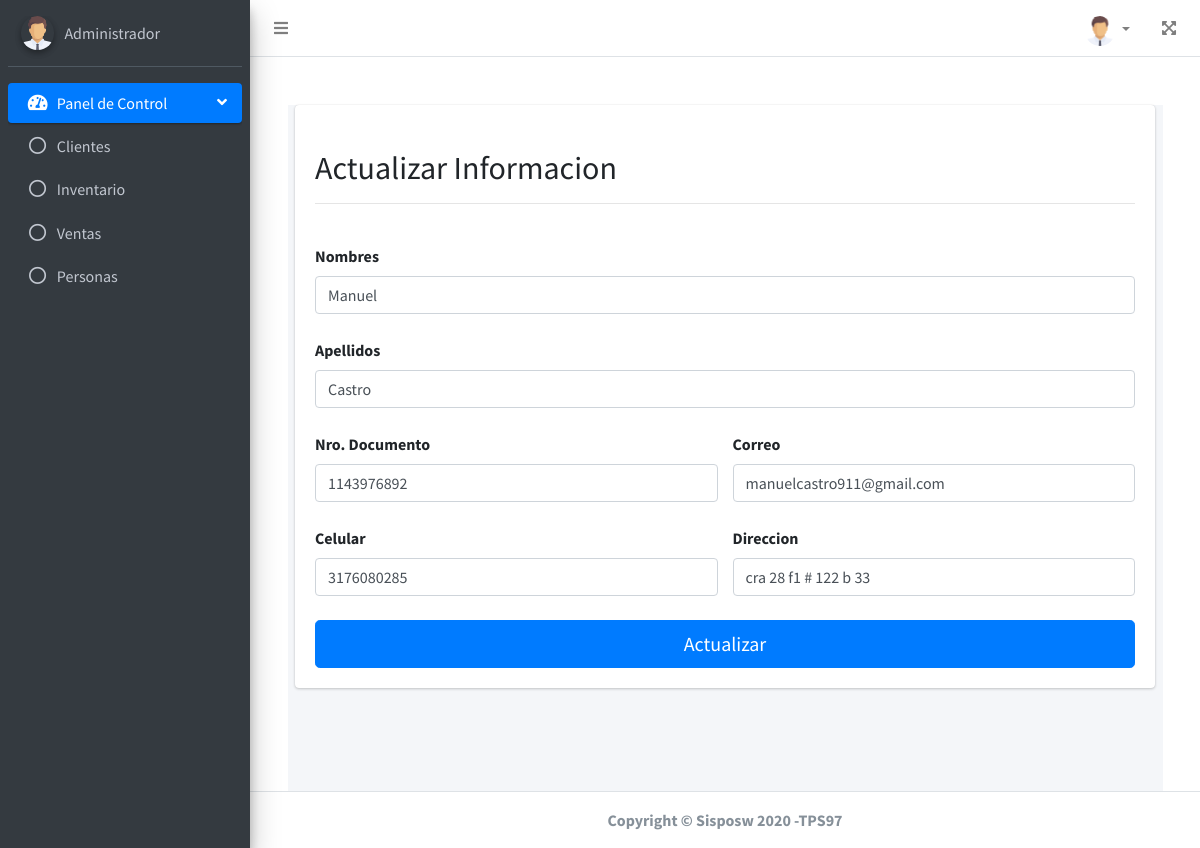
The app's page /administrador/perfil.php (signed in) with its own data.
### tables this page shows
CREATE TABLE `personas` (
  `id_persona` int(11) NOT NULL,
  `nombres` varchar(45) DEFAULT NULL,
  `apellidos` varchar(45) DEFAULT NULL,
  `nro_identificacion` int(11) NOT NULL,
  `direccion` varchar(45) NOT NULL,
  `celular` bigint(11) NOT NULL,
  `correo` varchar(60) NOT NULL
);

### control/conexion.php (called while the page is built, shortened)
<?php
	class Conexion {
		private $conectar;
		public function __construct() {
			$cadenaconexion = "mysql:hos=".servidor.";dbname=".bd.";charset=utf8";
			try {
			$this->conectar = new PDO($cadenaconexion,usuario,clave);
			$this->conectar->setAttribute(PDO::ATTR_ERRMODE, PDO::ERRMODE_EXCEPTION);
			} catch (PDOException $error) {
			}
		}
		public function conectar(){
			return $this->conectar;
		}
	}

### control/CtrlPersonas.php (called while the page is built, shortened)
<?php
require_once "conexion.php";
class CtrlPersonas extends Conexion
{
    private $conexion = null;
    function __construct()
    {
        $this->conexion = new Conexion();
        $this->conexion = $this->conexion->conectar();
    }
    public function buscarPersonaId(int $id)
    {
        $sql = "SELECT * FROM personas WHERE id_persona =?";
        $dato = array($id);
        $consulta = $this->conexion->prepare($sql);
        $consulta->execute($dato);
        $respuesta = $consulta->fetch(PDO::FETCH_ASSOC);
        return $respuesta;
    }
}

### administrador/perfil.php (the view, shortened to what this page needs)
<?php
require_once "../control/CtrlPersonas.php";
$controlpersona = new CtrlPersonas();
if (!isset($_SESSION['login'])) {
    header("location:login.php");
} else {
    $login = $_SESSION['login'];
    if ($login['tipo_usuario'] != 1) {
        header("location:administrador/index.php");
    } else {
        $id = $login['persona'];
        $datos = $controlpersona->buscarPersonaId($id);
    }
}
?>
<!DOCTYPE html>
<html lang="es">
<?php include "plantilla/cabecera.php" ?>
<body class="hold-transition sidebar-mini layout-fixed">
    <div class="wrapper">
        <?php include "plantilla/sidebar.php" ?>
        <div class="container">
    <br><br>
            <div class="content-wrapper">
                <div class="container-fluid">
                    <div class="row">
                        <div class="col-12">
                            <div class="card">
                                <div class="card-body">
                                    <form method="post">
                                        <br>
                                        <h2 class="display-5">Actualizar Informacion </h2>
                                        <hr>
                                        <br>
                                        <div class="row">
                                            <div class="col-md-12 mb-2">
                                                <div class="form-group">
                                                    <label for="nombres">Nombres</label>
                                                    <input class="form-control" type="text" name="nombres" id="nombres" pattern="^[A-Za-z ]+$" required value="<?php echo $datos['nombres'] ?>">
                                                </div>
                                            </div>
                                            <div class="col-md-12 mb-2">
                                                <div class="form-group">
                                                    <label for="apellidos">Apellidos</label>
                                                    <input class="form-control" type="text" name="apellidos" id="apellidos" pattern="^[A-Za-z ]+$" value="<?php echo $datos['apellidos'] ?>">
                                                </div>
                                            </div>
                                        </div>
                                        <div class="row">
                                            <div class="col-md-6 mb-2">
                                                <div class="form-group">
                                                    <label for="num_doc">Nro. Documento</label>
                                                    <input class="form-control" type="text" name="num_doc" id="num_doc" required onkeypress='return validaNumeros(event)' value="<?php echo $datos['nro_identificacion'] ?>">
                                                </div>
                                            </div>
                                            <div class="col-md-6 mb-2">
                                                <div class="form-group">
                                                    <label for="correo">Correo</label>
                                                    <input class="form-control" type="email" name="correo" id="correo" placeholder="tucorreo@jemplo.com" required value="<?php echo $datos['correo'] ?>">
                                                </div>
                                            </div>
                                        </div>
                                        <div class="row">
                                            <div class="col-md-6 mb-2">
                                                <div class="form-group">
                                                    <label for="celular">Celular</label>
                                                    <input class="form-control" type="text" name="celular" id="celular" onkeypress='return validaNumeros(event)' value="<?php echo $datos['celular'] ?>">
                                                </div>
                                            </div>
                                            <div class="col-md-6 mb-2">
                                                <div class="form-group">
                                                    <label for="direccion">Direccion</label>
                                                    <input class="form-control" type="text" name="direccion" id="direccion" required value="<?php echo $datos['direccion'] ?>">
                                                </div>
                                            </div>
                                        </div>
                                        <input type="submit" onclick="validarTexto()" class="btn btn-primary btn-lg btn-block" value="Actualizar">
                                    </form>
                                </div>
                            </div>
                        </div>
                    </div>
                </div>
            </div>
        </div>
        <?php include "plantilla/piepagina.php" ?>
</body>
</html>

### records on screen
personas: nombres "Manuel", apellidos "Castro", num_doc "1143976892", correo "manuelcastro911@gmail.com", celular "3176080285", direccion "cra 28 f1 # 122 b 33"
